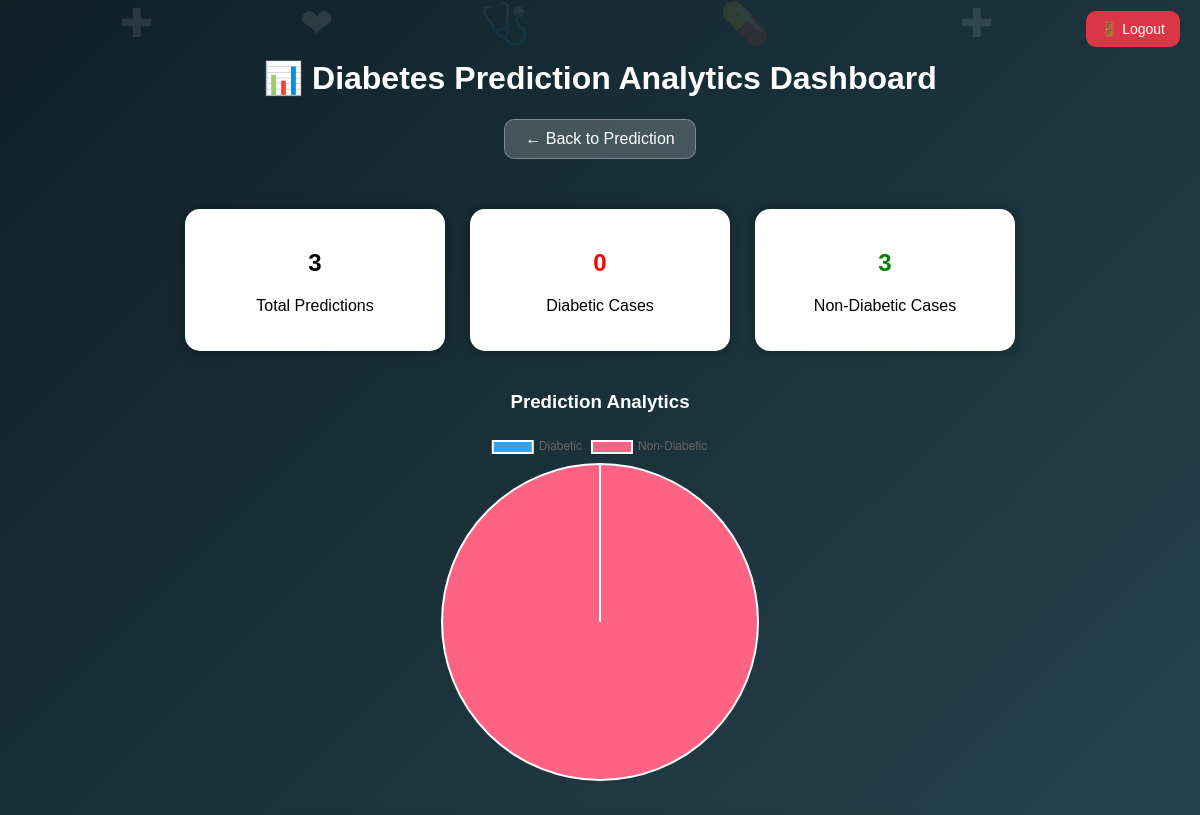
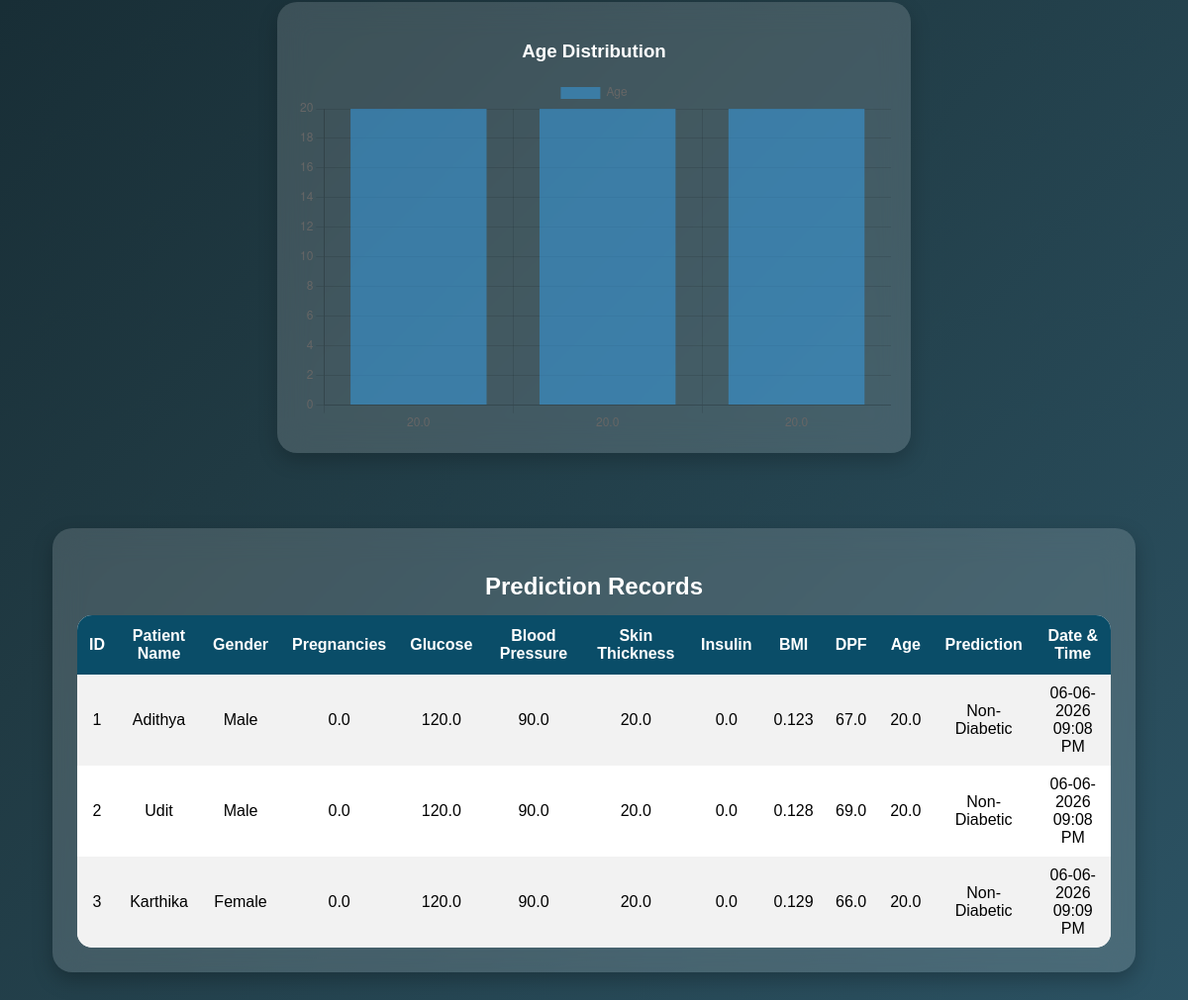
Before: /history with the older database file (2 pictures, top to bottom).
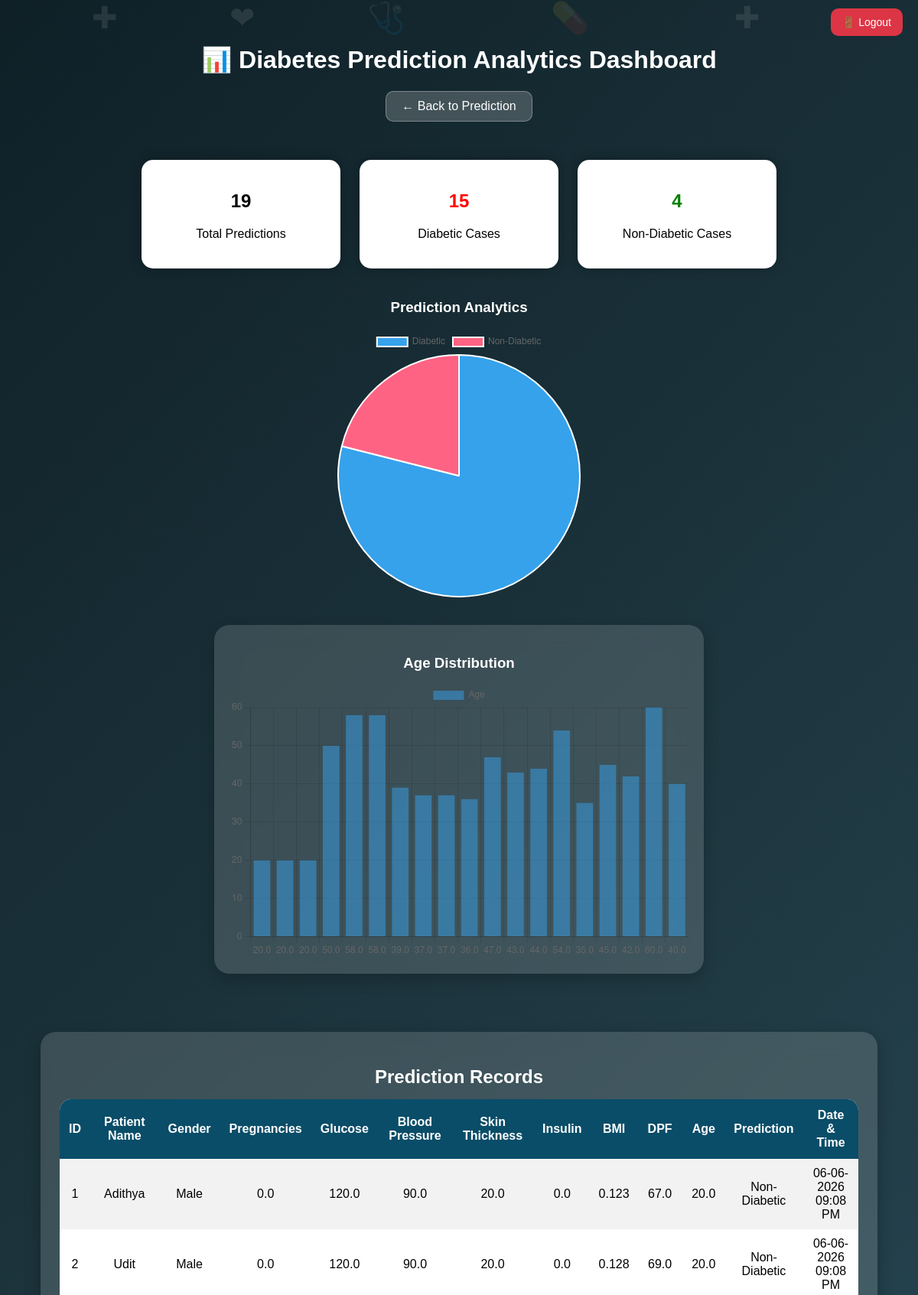
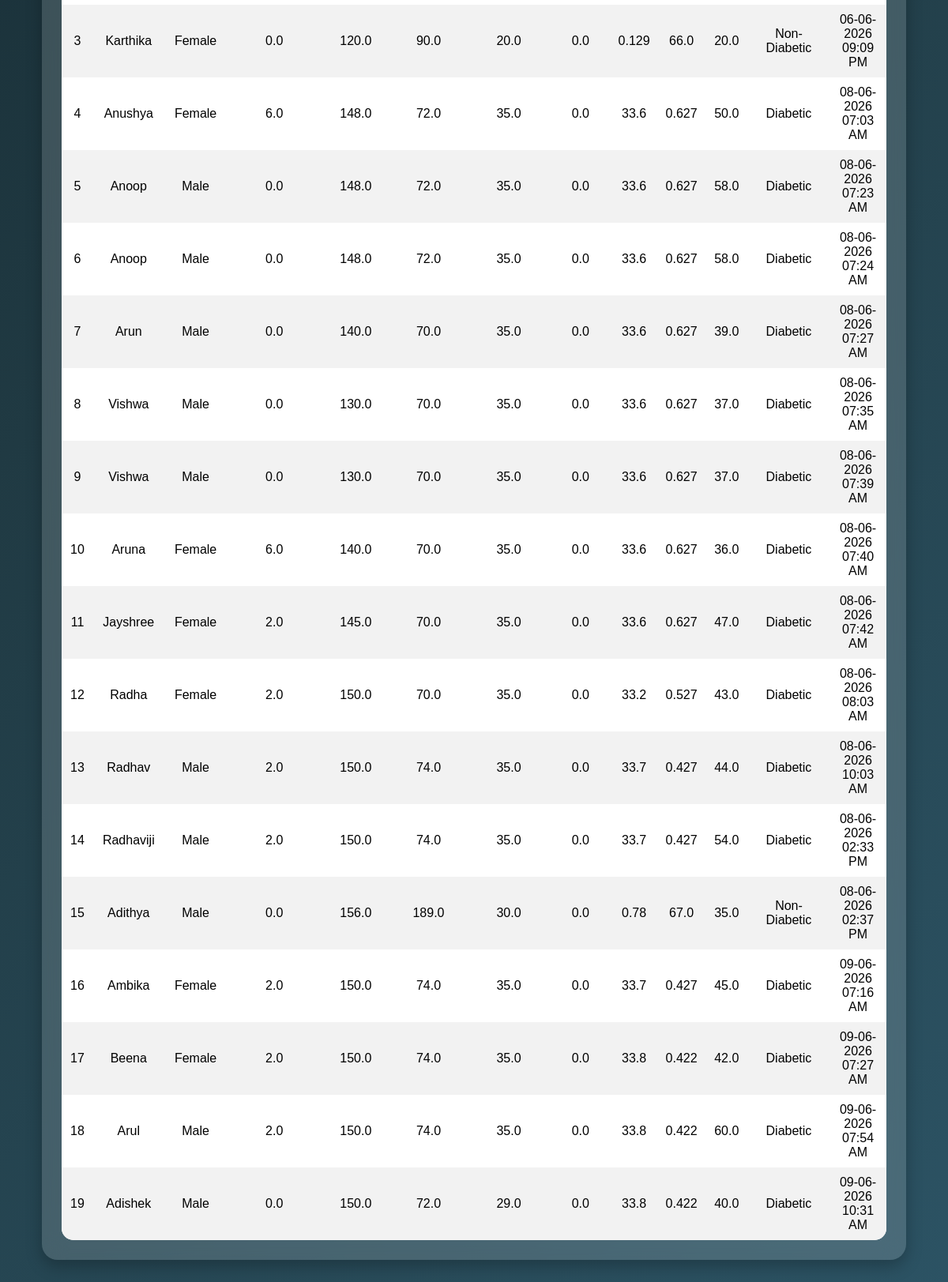
After: the same page with the newer database file (2 pictures, top to bottom).
### tables this page shows
CREATE TABLE predictions (
    id INTEGER PRIMARY KEY AUTOINCREMENT,
    pregnancies REAL,
    glucose REAL,
    bloodpressure REAL,
    skinthickness REAL,
    insulin REAL,
    bmi REAL,
    dpf REAL,
    age REAL,
    prediction TEXT
, timestamp TEXT, patient_name TEXT, gender TEXT);

### app.py (the view)
@app.route('/history')
def history():
    conn = sqlite3.connect('database.db')
    cursor = conn.cursor()
    cursor.execute("SELECT * FROM predictions")
    records = cursor.fetchall()
    total_predictions = len(records)
    diabetic_count = sum(
        1 for row in records
        if row[9] == "Diabetic"
    )
    non_diabetic_count = sum(
        1 for row in records
        if row[9] == "Non-Diabetic"
    )
    age_labels = [row[8] for row in records]
    conn.close()
    return render_template(
        'history.html',
        records=records,
        total_predictions=total_predictions,
        diabetic_count=diabetic_count,
        non_diabetic_count=non_diabetic_count,
        age_labels=age_labels
    )

### templates/history.html (shortened to what this page needs)
<!DOCTYPE html>
<html>
<head>
</head>
<body>
    <div class="medical-bg">
      <span style="left:10%">✚</span>
      <span style="left:25%">❤</span>
      <span style="left:40%">🩺</span>
      <span style="left:60%">💊</span>
      <span style="left:80%">✚</span>
    </div>
    <div class="container">
    <div style="text-align:right;">
        <a href="/logout" class="logout-btn">
            🚪 Logout
        </a>
    </div>
<div class="dashboard-title">
    <h1>📊 Diabetes Prediction Analytics Dashboard</h1>
    <a href="/predict_page" class="back-btn">← Back to Prediction</a>
</div>
<div class="stats-container">
    <div class="stat-card">
        <h2>{{ total_predictions }}</h2>
        <p>Total Predictions</p>
    </div>
    <div class="stat-card diabetic">
        <h2>{{ diabetic_count }}</h2>
        <p>Diabetic Cases</p>
    </div>
    <div class="stat-card non-diabetic">
        <h2>{{ non_diabetic_count }}</h2>
        <p>Non-Diabetic Cases</p>
    </div>
</div>
<h3 style="color:white;text-align:center;">
    Prediction Analytics
</h3>
<div style="width:350px;margin:auto;">
    <canvas id="pieChart"></canvas>
</div>
<br><br>
<div class="chart-card">
    <h3 class="chart-title">Age Distribution</h3>
    <canvas id="barChart" height="180"></canvas>
</div>
<br><br>
<div class="table-card">
<h2 class="chart-title">
    Prediction Records
</h2>
    <table>
        <tr>
            <th>ID</th>
            <th>Patient Name</th>
            <th>Gender</th>
            <th>Pregnancies</th>
            <th>Glucose</th>
            <th>Blood Pressure</th>
            <th>Skin Thickness</th>
            <th>Insulin</th>
            <th>BMI</th>
            <th>DPF</th>
            <th>Age</th>
            <th>Prediction</th>
            <th>Date & Time</th>
        </tr>
        {% for row in records %}
        <tr>
            <td>{{ row[0] }}</td>
            <td>{{ row[11] }}</td>
            <td>{{ row[12] }}</td>
            <td>{{ row[1] }}</td>
            <td>{{ row[2] }}</td>
            <td>{{ row[3] }}</td>
            <td>{{ row[4] }}</td>
            <td>{{ row[5] }}</td>
            <td>{{ row[6] }}</td>
            <td>{{ row[7] }}</td>
            <td>{{ row[8] }}</td>
            <td>{{ row[9] }}</td>
            <td>{{ row[10] }}</td>
        </tr>
        {% endfor %}
    </table>
</div>
<script>
const ctx = document.getElementById('pieChart');
new Chart(ctx,{
    type:'pie',
    data:{
        labels:['Diabetic','Non-Diabetic'],
        datasets:[{
            data:[
                {{ diabetic_count }},
                {{ non_diabetic_count }}
            ]
        }]
    }
});
const barCtx=document.getElementById('barChart');
new Chart(barCtx,{
    type:'bar',
    data:{
        labels:[
            {% for age in age_labels %}
            "{{ age }}",
            {% endfor %}
        ],
        datasets:[{
            label:'Age',
            data:[
                {% for age in age_labels %}
                {{ age }},
                {% endfor %}
            ]
        }]
    }
});
</script>
</body>
</html>

### templates/history.html (style rules this page uses)
body { margin:0; padding:20px; font-family:Arial,sans-serif; background:linear-gradient( 135deg, #0f2027, #203a43, #2c5364 ); min-height:100vh; }
.medical-bg { position:fixed; width:100%; height:100%; top:0; left:0; z-index:-1; }
.medical-bg span { position:absolute; color:rgba(255,255,255,0.1); font-size:40px; animation:float 10s linear infinite; }
.dashboard-title { text-align:center; color:white; margin-bottom:30px; }
.stats-container { display:flex; justify-content:center; gap:25px; flex-wrap:wrap; margin-bottom:40px; }
.stat-card { background:white; width:220px; padding:20px; border-radius:15px; text-align:center; box-shadow:0px 0px 15px rgba(0,0,0,0.3); }
.diabetic h2 { color:red; }
.non-diabetic h2 { color:green; }
table { width:100%; border-collapse:collapse; background:white; border-radius:15px; overflow:hidden; }
th { background:#0a4d68; color:white; padding:12px; }
td { padding:10px; text-align:center; }
tr:nth-child(even) { background:#f2f2f2; }
.back-btn { display:inline-block; margin-bottom:20px; padding:10px 20px; background:rgba(255,255,255,0.2); backdrop-filter:blur(10px); color:white; text-decoration:none; border-radius:10px; border:1px solid rgba(255,255,255,0.3); }
.chart-card { background:rgba(255,255,255,0.15); backdrop-filter:blur(15px); border-radius:20px; padding:20px; width:90%; max-width:600px; margin:auto; box-shadow:0 8px 20px rgba(0,0,0,0.2); }
.table-card { background:rgba(255,255,255,0.15); backdrop-filter:blur(15px); border-radius:20px; padding:25px; margin:40px auto; width:90%; box-shadow:0 8px 20px rgba(0,0,0,0.25); }
.chart-title { color:white; text-align:center; margin-bottom:15px; }
.logout-btn { text-decoration:none; background:#dc3545; color:white; padding:10px 15px; border-radius:10px; font-size:14px; }

Changed rows visible on the page:
added predictions: id "4", patient_name "Anushya", gender "Female", pregnancies "6.0", glucose "148.0", bloodpressure "72.0", skinthickness "35.0", insulin "0.0", bmi "33.6", dpf "0.627", age "50.0", prediction "Diabetic", timestamp "08-06-2026 07:03 AM"
added predictions: id "5", patient_name "Anoop", gender "Male", pregnancies "0.0", glucose "148.0", bloodpressure "72.0", skinthickness "35.0", insulin "0.0", bmi "33.6", dpf "0.627", age "58.0", prediction "Diabetic", timestamp "08-06-2026 07:23 AM"
added predictions: id "6", patient_name "Anoop", gender "Male", pregnancies "0.0", glucose "148.0", bloodpressure "72.0", skinthickness "35.0", insulin "0.0", bmi "33.6", dpf "0.627", age "58.0", prediction "Diabetic", timestamp "08-06-2026 07:24 AM"
added predictions: id "7", patient_name "Arun", gender "Male", pregnancies "0.0", glucose "140.0", bloodpressure "70.0", skinthickness "35.0", insulin "0.0", bmi "33.6", dpf "0.627", age "39.0", prediction "Diabetic", timestamp "08-06-2026 07:27 AM"
added predictions: id "8", patient_name "Vishwa", gender "Male", pregnancies "0.0", glucose "130.0", bloodpressure "70.0", skinthickness "35.0", insulin "0.0", bmi "33.6", dpf "0.627", age "37.0", prediction "Diabetic", timestamp "08-06-2026 07:35 AM"
added predictions: id "9", patient_name "Vishwa", gender "Male", pregnancies "0.0", glucose "130.0", bloodpressure "70.0", skinthickness "35.0", insulin "0.0", bmi "33.6", dpf "0.627", age "37.0", prediction "Diabetic", timestamp "08-06-2026 07:39 AM"
added predictions: id "10", patient_name "Aruna", gender "Female", pregnancies "6.0", glucose "140.0", bloodpressure "70.0", skinthickness "35.0", insulin "0.0", bmi "33.6", dpf "0.627", age "36.0", prediction "Diabetic", timestamp "08-06-2026 07:40 AM"
added predictions: id "11", patient_name "Jayshree", gender "Female", pregnancies "2.0", glucose "145.0", bloodpressure "70.0", skinthickness "35.0", insulin "0.0", bmi "33.6", dpf "0.627", age "47.0", prediction "Diabetic", timestamp "08-06-2026 07:42 AM"
added predictions: id "12", patient_name "Radha", gender "Female", pregnancies "2.0", glucose "150.0", bloodpressure "70.0", skinthickness "35.0", insulin "0.0", bmi "33.2", dpf "0.527", age "43.0", prediction "Diabetic", timestamp "08-06-2026 08:03 AM"
added predictions: id "13", patient_name "Radhav", gender "Male", pregnancies "2.0", glucose "150.0", bloodpressure "74.0", skinthickness "35.0", insulin "0.0", bmi "33.7", dpf "0.427", age "44.0", prediction "Diabetic", timestamp "08-06-2026 10:03 AM"
added predictions: id "14", patient_name "Radhaviji", gender "Male", pregnancies "2.0", glucose "150.0", bloodpressure "74.0", skinthickness "35.0", insulin "0.0", bmi "33.7", dpf "0.427", age "54.0", prediction "Diabetic", timestamp "08-06-2026 02:33 PM"
added predictions: id "15", patient_name "Adithya", gender "Male", pregnancies "0.0", glucose "156.0", bloodpressure "189.0", skinthickness "30.0", insulin "0.0", bmi "0.78", dpf "67.0", age "35.0", prediction "Non-Diabetic", timestamp "08-06-2026 02:37 PM"
added predictions: id "16", patient_name "Ambika", gender "Female", pregnancies "2.0", glucose "150.0", bloodpressure "74.0", skinthickness "35.0", insulin "0.0", bmi "33.7", dpf "0.427", age "45.0", prediction "Diabetic", timestamp "09-06-2026 07:16 AM"
added predictions: id "17", patient_name "Beena", gender "Female", pregnancies "2.0", glucose "150.0", bloodpressure "74.0", skinthickness "35.0", insulin "0.0", bmi "33.8", dpf "0.422", age "42.0", prediction "Diabetic", timestamp "09-06-2026 07:27 AM"
added predictions: id "18", patient_name "Arul", gender "Male", pregnancies "2.0", glucose "150.0", bloodpressure "74.0", skinthickness "35.0", insulin "0.0", bmi "33.8", dpf "0.422", age "60.0", prediction "Diabetic", timestamp "09-06-2026 07:54 AM"
added predictions: id "19", patient_name "Adishek", gender "Male", pregnancies "0.0", glucose "150.0", bloodpressure "72.0", skinthickness "29.0", insulin "0.0", bmi "33.8", dpf "0.422", age "40.0", prediction "Diabetic", timestamp "09-06-2026 10:31 AM"
Other visible differences:
{{ total_predictions }}: "3" → "19"
{{ diabetic_count }}: "0" → "15"
{{ non_diabetic_count }}: "3" → "4"
chart data {{ diabetic_count }}: 0 → 15
chart data {{ non_diabetic_count }}: 3 → 4
chart data {{ age }}: 20.0, 20.0, 20.0 → 20.0, 20.0, 20.0, 50.0, 58.0, 58.0, 39.0, 37.0, 37.0, 36.0, 47.0, 43.0, 44.0, 54.0, 35.0, 45.0, 42.0, 60.0, 40.0
